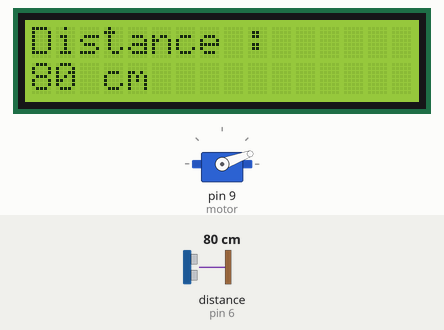
This sketch was run on a simulated Arduino Uno, built with avr-gcc and run on an emulated ATmega328P. Shown: 16×2 character LCD, servo. Wiring (inferred from the names in the program): ultrasonic range finder: trigger pin 7; echo pin 6. The inputs (shaded band) are chosen by the test bench; at power-on: distance to the obstacle (sensor on pin 6) 80 cm. The echo pulse lasts 58.3 µs per cm; what the sketch prints to the serial monitor is not drawn.

Above: at 1.28 s.
1.3 s: distance to the obstacle (sensor on pin 6) set to 2 cm
At 2.38 s:
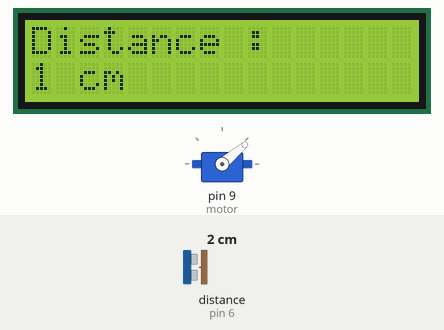
2.9 s: distance to the obstacle (sensor on pin 6) set to 4 cm
At 3.48 s:
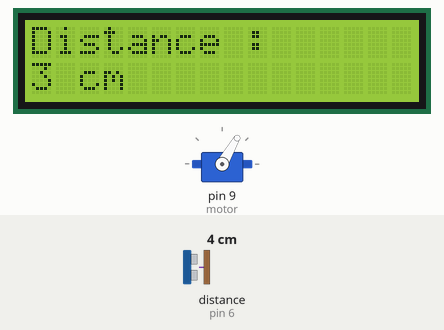
5.1 s: distance to the obstacle (sensor on pin 6) set to 9 cm
At 5.25 s:
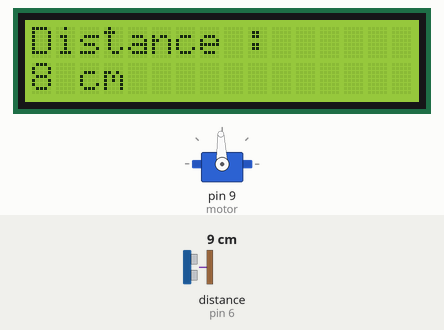
7.3 s: distance to the obstacle (sensor on pin 6) set to 60 cm
At 7.49 s:
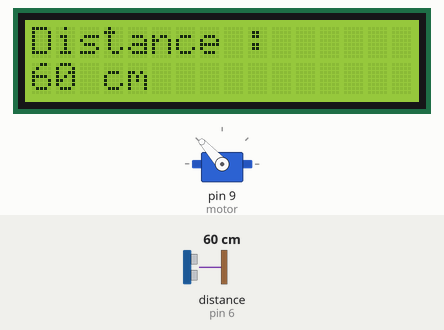
11.8 s: distance to the obstacle (sensor on pin 6) set to 2 cm
At 11.99 s:
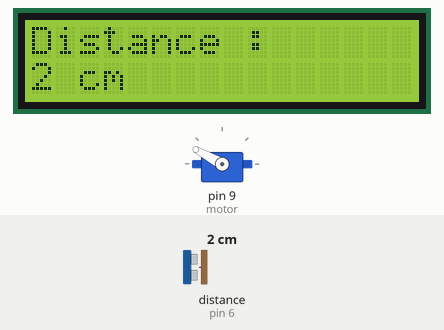
14.8 s: distance to the obstacle (sensor on pin 6) set to 120 cm
At 14.93 s:
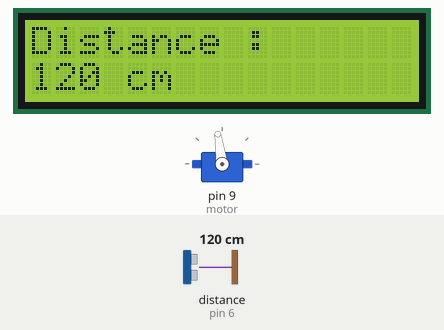
Timing chart, 0 to 18.8 s (numbered marks = the images above; inputs shaded):
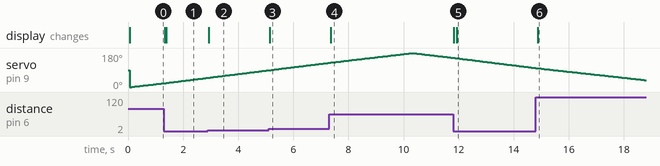

The sketch:

MovingMeter.ino
```cpp
#include  <LiquidCrystal.h>
#include  <Servo.h>
int trigPin = 7;
Servo motor;
int echoPin = 6;
int time1;
int distance;
int rs = 12, en = 11, d4 = 5, d5 = 4, d6 = 3, d7 = 2;
 LiquidCrystal lcd(rs, en, d4, d5, d6, d7);
 void setup() {
   pinMode(trigPin, OUTPUT);
   pinMode(echoPin,INPUT);
   lcd.begin(16, 2);
   motor.attach(9);
   Serial.begin(9600);
 }
 void loop() {

   for(int i=0;i<360;i++)
   {
     digitalWrite(trigPin, LOW);
   delayMicroseconds(5);
   digitalWrite(trigPin, HIGH);
   delayMicroseconds(10);
   digitalWrite(trigPin, LOW);
   time1 = pulseIn(echoPin, HIGH, 11600);
   distance= time1*0.0345/2;
   lcd.clear();
   lcd.setCursor(0, 0);
   lcd.print("Distance :");
   lcd.setCursor(0, 1);
   lcd.print(distance);
   lcd.print(" cm");
   Serial.println(distance);
    if(i<180){
    motor.write(i);
    delay(50);
    }else
    {motor.write(360-i);
    delay(50);
      }
   }

 }
```

Measured:
- after the input at 1.3 s, the display: first changes at once (image 1 shows a later state)
- after the input at 2.9 s, the display: changes at once (image 2)
- after the input at 5.1 s, the display: changes at once (image 3)
- after the input at 7.3 s, the display: changes after 0.06 s (image 4)
- after the input at 11.8 s, the display: first changes at once (image 5 shows a later state)
- after the input at 14.8 s, the display: changes after 0.07 s (image 6)
- by itself, servo on pin 9 (motor): rises from 128° to 180° in 3.0 s, then falls to 155° in 1.5 s
